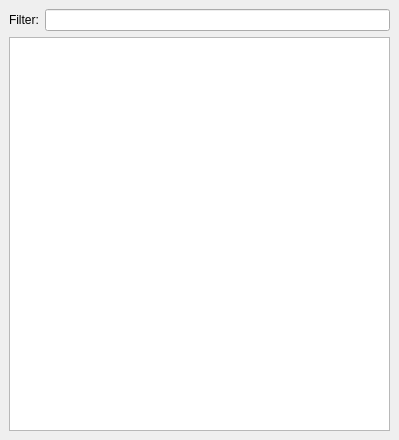
<?xml version="1.0" encoding="UTF-8"?>
<ui version="4.0">
 <class>CharactersDockWidget</class>
 <widget class="QDockWidget" name="CharactersDockWidget">
  <property name="geometry">
   <rect>
    <x>0</x>
    <y>0</y>
    <width>399</width>
    <height>440</height>
   </rect>
  </property>
  <property name="windowTitle">
   <string>Characters</string>
  </property>
  <widget class="QWidget" name="dockWidgetContents">
   <layout class="QVBoxLayout" name="verticalLayout">
    <item>
     <layout class="QGridLayout" name="gridLayout">
      <item row="0" column="0">
       <widget class="QLabel" name="label">
        <property name="text">
         <string>Filter:</string>
        </property>
       </widget>
      </item>
      <item row="0" column="1">
       <widget class="QLineEdit" name="filter"/>
      </item>
      <item row="1" column="0" colspan="2">
       <widget class="QTableView" name="tableView"/>
      </item>
     </layout>
    </item>
   </layout>
  </widget>
 </widget>
 <resources/>
 <connections/>
</ui>
